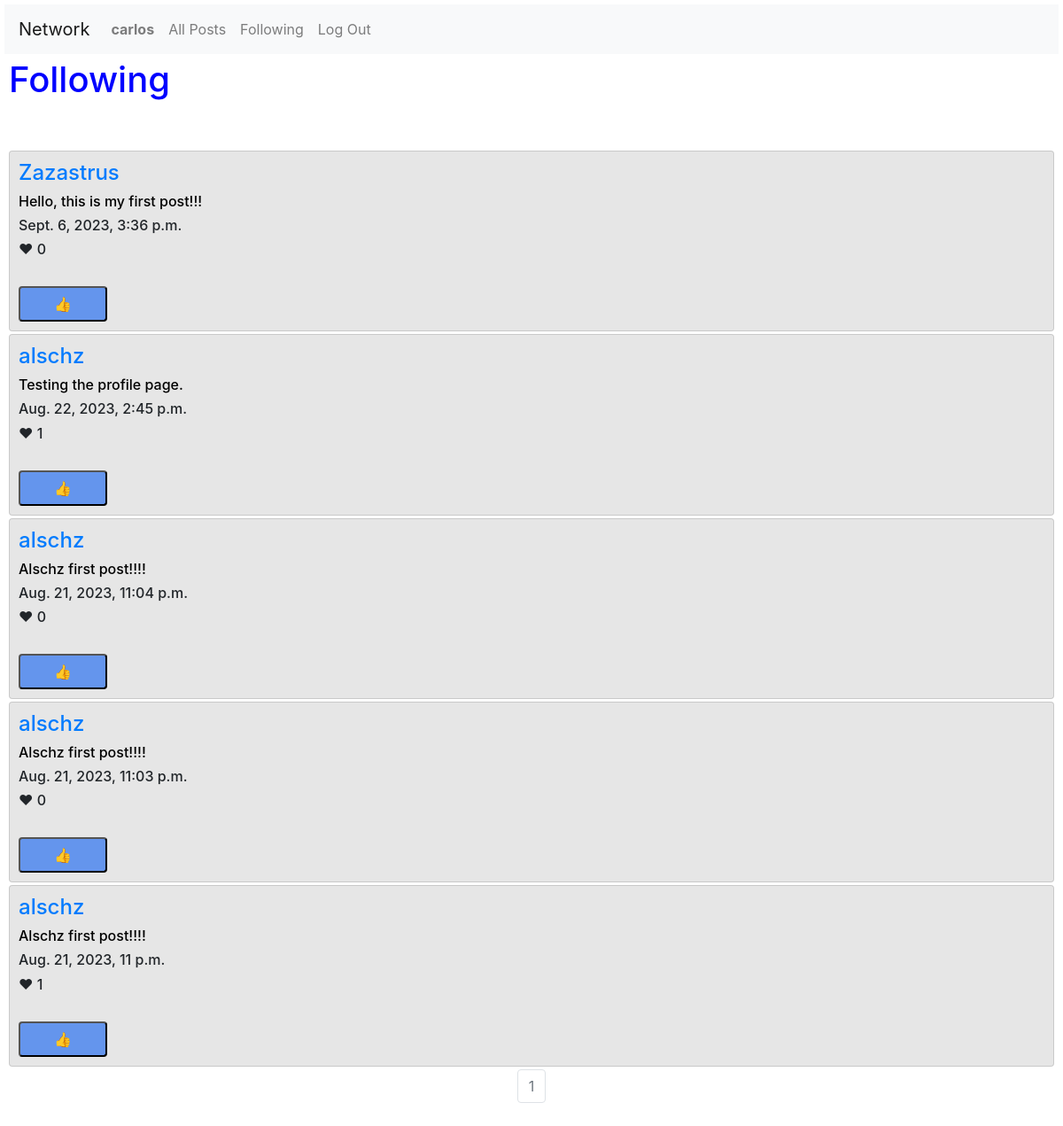
The page /following (signed in) on the database its author committed.
### network/models.py (models this page shows, shortened)
class User(AbstractUser):
    pass

class Post(models.Model):
    user = models.ForeignKey(User, on_delete=models.CASCADE, related_name="poster")
    content = models.TextField(max_length=180, null=False)
    timestamp = models.DateTimeField(auto_now_add=True)
    like = models.IntegerField(default=0)

### network/views.py (the view)
# urls.py: path("following", views.following, name="following"),
def following(request):
    following_ = UserFollowing.objects.filter(user_id=User.objects.get(id=request.user.id))
    iFollow = []    #[<User: alschz>, <User: alfonso>]
    for i in range(0, len(following_)):
        iFollow.append(following_[i].following_user_id)
    posts = []  # Two QuerySets
    for i in range(0, len(iFollow)):
        posts.append(Post.objects.filter(user=iFollow[i]))
    posts_query = []
    for i in range(0, len(posts)):  #for every queryset
        for k in range(0, len(posts[i])):   #for every post inside a queryset
            posts_query.append(posts[i][k])
    posts_query.sort(key=lambda post: post.id, reverse=True)
    paginator = Paginator(posts_query, 10)
    page_number = request.GET.get("page")
    page_obj = paginator.get_page(page_number)
    likes = UserLike.objects.filter(user_id=request.user.id)
    liked_posts = []
    for i in range(0, len(likes)):
        for j in range(0, len(posts_query)):
            if likes[i].post_like == posts_query[j]:
                liked_posts.append(posts_query[j])
    return render(request, "network/following.html",
                  {
                   "posts":page_obj,
                   "likes":liked_posts,
                   })

### network/templates/network/following.html (shortened to what this page needs)
{% extends "network/layout.html" %}
{% block body %}
    <h1>Following</h1>
    <br>
    <br>
    {% for post in posts %}
      <div class="card">
        <h4><a href="{% url 'profile' post.user %}">{{post.user}}</a></h4>
        <div id="post_{{post.id}}">
            <h6><a class="anchor_content" href="{% url 'post_page' post.id %}">{{post.content}}</a></h6>
            <h6> {{post.timestamp}} </h6>
            <h6 id="like_{{post.id}}" >&#10084; {{post.like}}</h6>
            <br>
            {% if user.is_authenticated %}
              {% if post in likes %}
                <div id="div_dislike_{{post.id}}" style="display: block;">
                    <button style="background-color:  rgb(248, 79, 79); " name="dislike" value="{{post.id}}">&#128078;</button>
                    {% if post.user == user %}
                        <button style="background-color: cornflowerblue; " name="edit" value="{{post.id}}">Edit</button>
                    {% endif %}
                </div>
                <div id="div_like_{{post.id}}" style="display: none;">
                    <button style="background-color: cornflowerblue; " name="like" value="{{post.id}}">&#128077;</button>
                    {% if post.user == user %}
                        <button style="background-color: cornflowerblue; " name="edit" value="{{post.id}}">Edit</button>
                    {% endif %}
                </div>
              {% else %}
                <div id="div_like_{{post.id}}" style="display: block;">
                    <button style="background-color: cornflowerblue; " name="like" value="{{post.id}}">&#128077;</button>
                </div>
              {% endif %}
            {% endif %}
        </div>
      </div>
    {% endfor %}
    <nav aria-label="Page navigation example">
        <ul class="pagination justify-content-center">
          <li class="page-item disabled"><a class="page-link" href="#">{{posts.number}}</a></li>
        </ul>
      </nav>
{% endblock %}

### network/templates/network/layout.html (shortened to what this page needs)
{% load static %}
<!DOCTYPE html>
<html lang="en">
    <head>
        <link rel="stylesheet" href="https://stackpath.bootstrapcdn.com/bootstrap/4.4.1/css/bootstrap.min.css">
        <link href="{% static 'network/styles.css' %}" rel="stylesheet">
    </head>
    <body>
        <nav class="navbar navbar-expand navbar-light bg-light">
            <a class="navbar-brand" href="{% url 'index' %}">Network</a>
            <div>
              <ul class="navbar-nav mr-auto">
                {% if user.is_authenticated %}
                    <li class="nav-item">
                        <a class="nav-link" href="{% url 'profile' user.username %}"><strong id="user_nav">{{ user.username }}</strong></a>
                    </li>
                {% endif %}
                <li class="nav-item">
                  <a class="nav-link" href="{% url 'index' %}">All Posts</a>
                </li>
                {% if user.is_authenticated %}
                    <li class="nav-item">
                        <a class="nav-link" href="{% url 'following' %}">Following</a>
                    </li>
                    <li class="nav-item">
                        <a class="nav-link" href="{% url 'logout' %}">Log Out</a>
                    </li>
                {% endif %}
              </ul>
            </div>
          </nav>
        <div id="block-body">
            {% block body %}
            {% endblock %}
        </div>
    </body>
</html>

### network/static/network/styles.css (style rules this page uses)
h1 { color: blue; }
.card { padding: 10px; background-color: rgb(230, 230, 230); margin-bottom: 3px; }
.btn, button { width: 100px; height: 40px; border-radius: 4px; text-align: center; color:aliceblue; }
body, #block-body { padding: 5px; }
.anchor_content { text-decoration: none; color: black; }

### rows shown on the page
User: username "carlos"
Post: user "Zazastrus", content "Hello, this is my first post!!!", timestamp "Sept. 6, 2023, 3:36 p.m.", like "0", {{ post.id }} 37 (drawn)
Post: user "alschz", content "Testing the profile page.", timestamp "Aug. 22, 2023, 2:45 p.m.", like "1", {{ post.id }} 19 (drawn)
Post: user "alschz", content "Alschz first post!!!!", timestamp "Aug. 21, 2023, 11:04 p.m.", like "0", {{ post.id }} 7 (drawn)
Post: user "alschz", content "Alschz first post!!!!", timestamp "Aug. 21, 2023, 11:03 p.m.", like "0", {{ post.id }} 6 (drawn)
Post: user "alschz", content "Alschz first post!!!!", timestamp "Aug. 21, 2023, 11 p.m.", like "1", {{ post.id }} 5 (drawn)

### other values the page prints
{{ posts.number }} "1"
